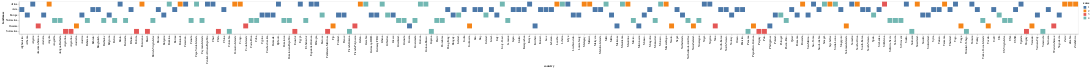

The notebook cell this image was saved under:
### Code cell
import altair as alt
bars = alt.Chart(flag).mark_bar().encode(
    x='country',
    y='landmass:N',
    color = 'zone:N'

)
bars

### Figure 1 — Vega-Lite specification as saved in the notebook (floating-point values rounded to 4 significant figures; data arrays with more than 128 entries replaced by an {"elided": "..."} marker saying what was removed)
{"config": {"view": {"continuousWidth": 400, "continuousHeight": 300}}, "data": {"name": "data-a9f173905d5990ab889d6231fca42e67"}, "mark": "bar", "encoding": {"color": {"type": "nominal", "field": "zone"}, "x": {"type": "nominal", "field": "country"}, "y": {"type": "nominal", "field": "landmass"}}, "$schema": "https://vega.github.io/schema/vega-lite/v4.8.1.json", "datasets": {"data-a9f173905d5990ab889d6231fca42e67": {"elided": "194 records"}}}
